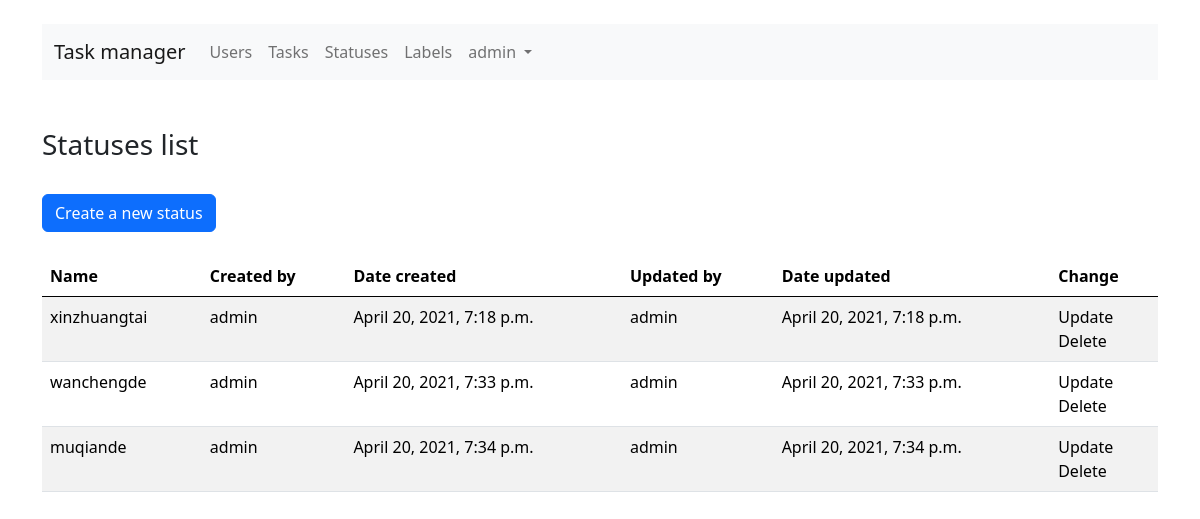
Screenshot of /statuses/ (signed in) with the database file from the repository.
### statuses/models.py (models this page shows, shortened)
class Status(models.Model):
    status = models.CharField(max_length=200)
    date_updated = models.DateTimeField(default=timezone.now)
    date_created = models.DateTimeField(default=timezone.now)
    creator = models.ForeignKey(User, related_name='creator', on_delete=models.CASCADE)
    editor = models.ForeignKey(User, related_name='editor', on_delete=models.CASCADE)

### statuses/views.py (the view, shortened to what this page needs)
# urls.py: path('', views.StatusesListView.as_view(), name='statuses_list'),
class StatusesListView(LoginRequiredMixin, generic.ListView):
    model = Status
    template_name = 'statuses/statuses.html'
    context_object_name = 'statuses_list'

### task_manager/templates/statuses/statuses.html (shortened to what this page needs)
{% extends 'base.html' %}
{% load i18n %}
{% block content %}
<br>
<h3>{% trans 'Statuses list' %}</h3>
<br>
<a href="{% url 'status_creation' %}" class="btn btn-primary">{% trans 'Create a new status' %}</a>
<br>
<br>
{% if statuses_list %}
<table class="table table-striped">
  <thead>
    <tr>
      <th>{% trans 'Name' %}</th>
      <th>{% trans 'Created by' %}</th>
      <th>{% trans 'Date created' %}</th>
      <th>{% trans 'Updated by' %}</th>
      <th>{% trans 'Date updated' %}</th>
      <th>{% trans 'Change' %}</th>
    </tr>
  </thead>
  <tbody>
  {% for object in statuses_list %}
      <tr>
          <td>{{ object.status }}</td>
          <td>{{ object.creator }}</td>
          <td>{{ object.date_created }}</td>
          <td>{{ object.editor }}</td>
          <td>{{ object.date_updated }}</td>
          <td>
              <a class="dropdown-item" href="{% url 'status_update' object.id %}">{% trans 'Update' %}</a>
              <a class="dropdown-item" href="{% url 'status_delete' object.id %}">{% trans 'Delete' %}</a>
          </td>
      </tr>
  {% endfor %}
  </tbody>
</table>
{% else %}
    <p>There are no statuses.</p>
{% endif %}
{% endblock %}

### task_manager/templates/base.html (shortened to what this page needs)
<!doctype html>
{% load i18n %}
<html lang="en">
  <head>
    <link href="https://cdn.jsdelivr.net/npm/bootstrap@5.0.0-beta2/dist/css/bootstrap.min.css" rel="stylesheet">
    <link href="../assets/dist/css/bootstrap.min.css" rel="stylesheet">
  </head>
  <body class="py-4">
  <main>
    <div class="container-md">
    <nav class="navbar navbar-expand-lg navbar-light bg-light">
      <div class="container-fluid">
        <a class="navbar-brand" href="{% url 'home' %}">{% trans "Task manager" %}</a>
        <div class="collapse navbar-collapse" id="navbarNavDropdown">
          <ul class="navbar-nav">
            {% if user.is_authenticated %}
            <li class="nav-item">
              <a class="nav-link" href="{% url 'users' %}">{% trans "Users" %}</a>
            </li>
            <li class="nav-item">
              <a class="nav-link" href="{% url 'tasks_list' %}">{% trans "Tasks" %}</a>
            </li>
            <li class="nav-item">
              <a class="nav-link" href="{% url 'statuses_list' %}">{% trans "Statuses" %}</a>
            </li>
            <li class="nav-item">
              <a class="nav-link" href="{% url 'labels_list' %}">{% trans "Labels" %}</a>
            </li>
            <li class="nav-item dropdown">
              <a class="nav-link dropdown-toggle" href="#" id="navbarDropdownMenuLink" role="button" data-bs-toggle="dropdown" aria-expanded="false">
                {{ user.username }}
              </a>
            </li>
            {% endif %}
          </ul>
        </div>
      </div>
    </nav>
    </div>
    <br>
    <div class="container-md">
    {% block content %}
    {% endblock %}
    </div>
  </main>
</body>
</html>

### rows the page displays
Status: status "xinzhuangtai", creator "admin", date_created "April 20, 2021, 7:18 p.m.", editor "admin", date_updated "April 20, 2021, 7:18 p.m."
Status: status "wanchengde", creator "admin", date_created "April 20, 2021, 7:33 p.m.", editor "admin", date_updated "April 20, 2021, 7:33 p.m."
Status: status "muqiande", creator "admin", date_created "April 20, 2021, 7:34 p.m.", editor "admin", date_updated "April 20, 2021, 7:34 p.m."

### other values shown
{{ user.username }} "admin"
